Frame 1 (no input): blank canvas, image omitted
Frame 60 (no input): blank canvas, image omitted
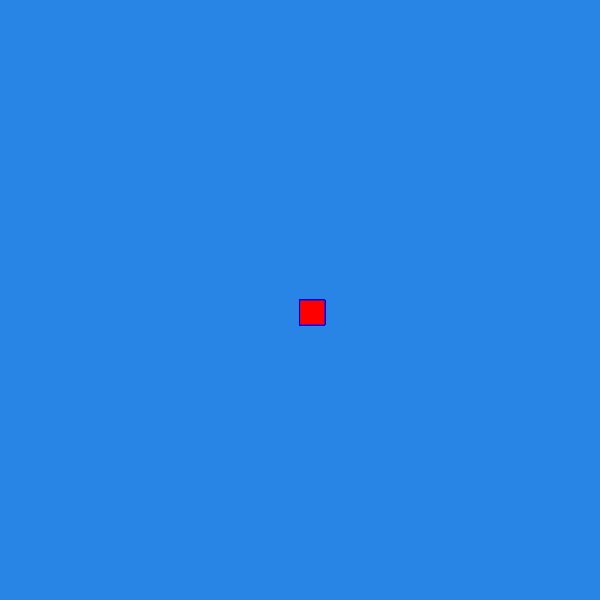
Frame 120 (the mouse pressed at the canvas centre since frame 60)

The p5.js sketch whose frames 1 and 60 were blank and that drew this single picture after the mouse press (run headless with seeded random() and noise() and a simulated clock; from frame 60 on, the mouse is pressed at the canvas centre):

// p5.js sketch
// ── sketch.js
function setup() {
  createCanvas(600, 600);
   background("#2885E5");
}
  
function draw(){
 fill ("red");
if(mouseIsPressed)
rect(mouseX,mouseY,25,25);
  stroke("blue")
}
